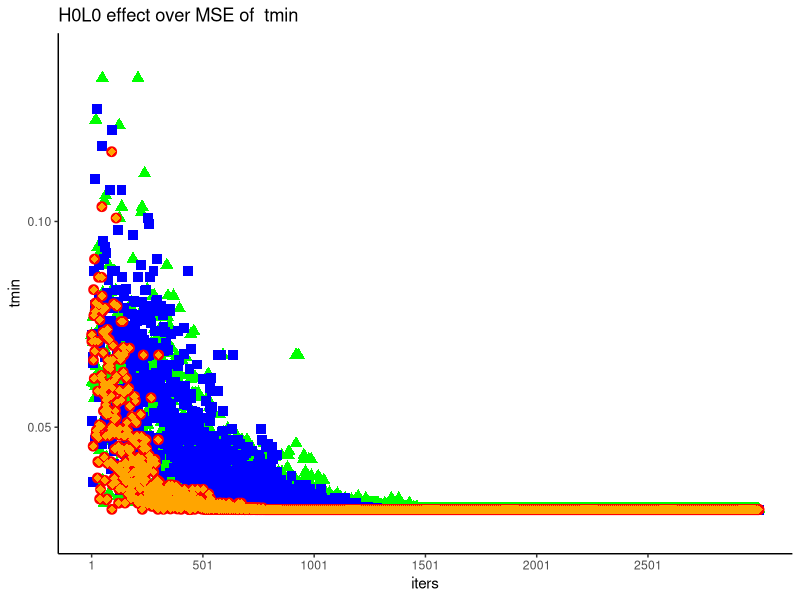

The R source for this figure:

library(ggplot2)

datade1 = read.table("de1_data.txt", head = T)
datade2 = read.table("de2_data.txt", head = T)
datade3 = read.table("de3_data.txt", head = T)
datade4 = read.table("de4_data.txt", head = T)

##### Coluna ###
ydata <- 'tmin'

############## Legendas e Títulos ##########
titulo<-paste('H0L0 effect over MSE of ',ydata);
ylab<-ydata;
xlab<-'iters'

############# Plot ##################
#png(paste('de_mesh100_np30_ng100_visited_poits','_',ydata,'.png',sep=""),
#    width=5,
#    height=5,
#   units="in",
#   res=300,
#   pointsize=1)

ggplot()+
  #geom_point(aes(x=data$iter,y=data$alfa),color='blue')+
  #geom_point(aes(x=data$iter,y=data$beta),color='red')+

  geom_point(aes(x=datade3$iter,y=datade3[[ydata]]),color='green',size=3,shape=17)+
  geom_point(aes(x=datade1$iter,y=datade1[[ydata]]),color='blue',size=3,shape=15)+ 
  geom_point(aes(x=datade2$iter,y=datade2[[ydata]]),color='red',size=3,)+ 
  geom_point(aes(x=datade4$iter,y=datade4[[ydata]]),color='orange',size=2.5,shape=18)+
  ylim(0.025, 0.14)+
  scale_x_continuous(breaks = seq(min(datade1$iter), max(datade1$iter), by = 500))+


theme(panel.background = element_blank(),axis.line = element_line(colour = "black"))+
theme(legend.position="top")+
labs(x=xlab, y = ylab, title = titulo)

#dev.off()
